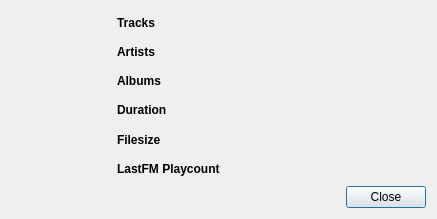
<?xml version="1.0" encoding="UTF-8"?>
<ui version="4.0">
 <class>Library_Info_Box</class>
 <widget class="QDialog" name="Library_Info_Box">
  <property name="geometry">
   <rect>
    <x>0</x>
    <y>0</y>
    <width>437</width>
    <height>219</height>
   </rect>
  </property>
  <property name="windowTitle">
   <string>Info</string>
  </property>
  <layout class="QGridLayout" name="gridLayout">
   <item row="3" column="2">
    <widget class="QLabel" name="lab_duration_value">
     <property name="text">
      <string/>
     </property>
    </widget>
   </item>
   <item row="1" column="2">
    <widget class="QLabel" name="lab_artist_count">
     <property name="text">
      <string/>
     </property>
    </widget>
   </item>
   <item row="5" column="1">
    <widget class="QLabel" name="lab_lfm">
     <property name="font">
      <font>
       <weight>75</weight>
       <bold>true</bold>
      </font>
     </property>
     <property name="text">
      <string>LastFM Playcount</string>
     </property>
    </widget>
   </item>
   <item row="1" column="1">
    <widget class="QLabel" name="lab_artists">
     <property name="font">
      <font>
       <weight>75</weight>
       <bold>true</bold>
      </font>
     </property>
     <property name="text">
      <string>Artists</string>
     </property>
    </widget>
   </item>
   <item row="0" column="2">
    <widget class="QLabel" name="lab_track_count">
     <property name="text">
      <string/>
     </property>
    </widget>
   </item>
   <item row="2" column="2">
    <widget class="QLabel" name="lab_album_count">
     <property name="text">
      <string/>
     </property>
    </widget>
   </item>
   <item row="0" column="1">
    <widget class="QLabel" name="lab_tracks">
     <property name="font">
      <font>
       <weight>75</weight>
       <bold>true</bold>
      </font>
     </property>
     <property name="text">
      <string>Tracks</string>
     </property>
    </widget>
   </item>
   <item row="3" column="1">
    <widget class="QLabel" name="lab_duration">
     <property name="font">
      <font>
       <weight>75</weight>
       <bold>true</bold>
      </font>
     </property>
     <property name="text">
      <string>Duration</string>
     </property>
    </widget>
   </item>
   <item row="2" column="1">
    <widget class="QLabel" name="lab_albums">
     <property name="font">
      <font>
       <weight>75</weight>
       <bold>true</bold>
      </font>
     </property>
     <property name="text">
      <string>Albums</string>
     </property>
    </widget>
   </item>
   <item row="0" column="0" rowspan="6">
    <widget class="QLabel" name="lab_icon">
     <property name="minimumSize">
      <size>
       <width>100</width>
       <height>100</height>
      </size>
     </property>
     <property name="maximumSize">
      <size>
       <width>100</width>
       <height>200</height>
      </size>
     </property>
     <property name="sizeIncrement">
      <size>
       <width>100</width>
       <height>0</height>
      </size>
     </property>
     <property name="text">
      <string/>
     </property>
     <property name="pixmap">
      <pixmap resource="../../Icons.qrc">:/icons/info.png</pixmap>
     </property>
     <property name="alignment">
      <set>Qt::AlignLeading|Qt::AlignLeft|Qt::AlignTop</set>
     </property>
    </widget>
   </item>
   <item row="5" column="2">
    <widget class="QLabel" name="lab_lfm_playcount">
     <property name="text">
      <string/>
     </property>
    </widget>
   </item>
   <item row="4" column="1">
    <widget class="QLabel" name="label">
     <property name="font">
      <font>
       <weight>75</weight>
       <bold>true</bold>
      </font>
     </property>
     <property name="text">
      <string>Filesize</string>
     </property>
    </widget>
   </item>
   <item row="4" column="2">
    <widget class="QLabel" name="lab_filesize">
     <property name="text">
      <string/>
     </property>
    </widget>
   </item>
   <item row="6" column="2">
    <layout class="QHBoxLayout" name="horizontalLayout">
     <item>
      <spacer name="horizontalSpacer">
       <property name="orientation">
        <enum>Qt::Horizontal</enum>
       </property>
       <property name="sizeHint" stdset="0">
        <size>
         <width>40</width>
         <height>20</height>
        </size>
       </property>
      </spacer>
     </item>
     <item>
      <widget class="QPushButton" name="btn_cancel">
       <property name="maximumSize">
        <size>
         <width>5465</width>
         <height>16777215</height>
        </size>
       </property>
       <property name="focusPolicy">
        <enum>Qt::ClickFocus</enum>
       </property>
       <property name="layoutDirection">
        <enum>Qt::RightToLeft</enum>
       </property>
       <property name="text">
        <string>Close</string>
       </property>
      </widget>
     </item>
    </layout>
   </item>
  </layout>
 </widget>
 <resources>
  <include location="../../Icons.qrc"/>
 </resources>
 <connections>
  <connection>
   <sender>btn_cancel</sender>
   <signal>clicked()</signal>
   <receiver>Library_Info_Box</receiver>
   <slot>close()</slot>
   <hints>
    <hint type="sourcelabel">
     <x>342</x>
     <y>170</y>
    </hint>
    <hint type="destinationlabel">
     <x>190</x>
     <y>96</y>
    </hint>
   </hints>
  </connection>
 </connections>
</ui>
